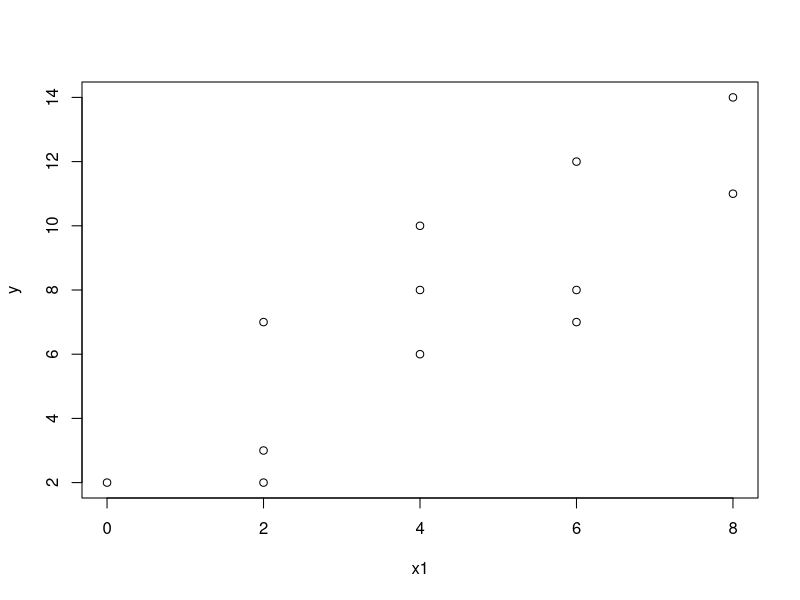

R code for this plot:
## ---- chunk 1
y = c(2,3,2,7,6,8,10,7,8,12,11,14)
x1 = c(0,2,2,2,4,4,4,6,6,6,8,8)
x2 = c(2,6,7,5,9,8,7,10,11,9,15,13)
A = data.frame(y,x1,x2)
A
## ---- chunk 2
summary(A)
plot(y ~ x1, data = A)
## ---- chunk 3
summary(lm(y ~ x1, data = A))
## ---- chunk 4
lm(y ~ x2, data = A)
## ---- chunk 5
summary(lm(y ~ x1 + x2, data = A))
## ---- chunk 6
x0 = rep(1,12)
X = cbind(x0, x1,x2)
XtX = t(X) %*% X
Xty = t(X) %*% y
XtXi = solve(XtX)
beta = XtXi%*%Xty
beta
